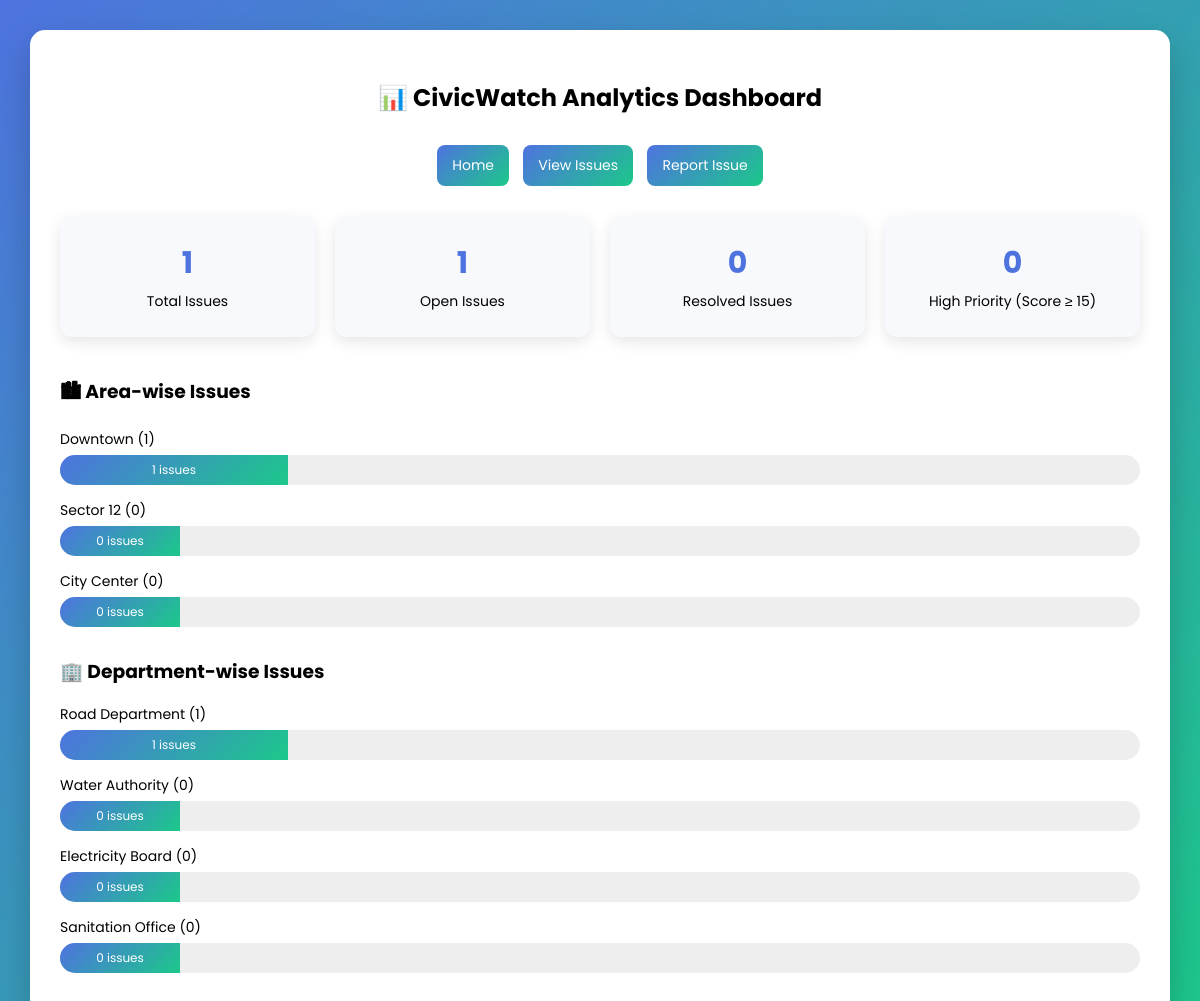
/dashboard/, run on the app's committed database.
### core/models.py (models this page shows, shortened)
class Area(models.Model):
    name = models.CharField(max_length=100)

class Department(models.Model):
    name = models.CharField(max_length=100)

### core/views.py (the view)
# urls.py: path('dashboard/', views.dashboard, name='dashboard'),
def dashboard(request):
    total_issues = Issue.objects.count()
    open_issues = Issue.objects.filter(status='open').count()
    resolved_issues = Issue.objects.filter(status='resolved').count()
    high_priority = Issue.objects.filter(priority_score__gte=15).count()
    area_stats = Area.objects.annotate(issue_count=Count('issue'))
    department_stats = Department.objects.annotate(issue_count=Count('issue'))
    return render(request, "dashboard.html", {
        "total_issues": total_issues,
        "open_issues": open_issues,
        "resolved_issues": resolved_issues,
        "high_priority": high_priority,
        "area_stats": area_stats,
        "department_stats": department_stats,
    })

### core/templates/dashboard.html (shortened to what this page needs)
<!DOCTYPE html>
<html>
<head>
</head>
<body>
<div class="container">
    <h2>📊 CivicWatch Analytics Dashboard</h2>
    <div class="top-links">
        <a href="/" class="btn">Home</a>
        <a href="/issues/" class="btn">View Issues</a>
        <a href="/report/" class="btn">Report Issue</a>
    </div>
    <div class="cards">
        <div class="card">
            <h3>{{ total_issues }}</h3>
            <p>Total Issues</p>
        </div>
        <div class="card">
            <h3>{{ open_issues }}</h3>
            <p>Open Issues</p>
        </div>
        <div class="card">
            <h3>{{ resolved_issues }}</h3>
            <p>Resolved Issues</p>
        </div>
        <div class="card">
            <h3>{{ high_priority }}</h3>
            <p>High Priority (Score ≥ 15)</p>
        </div>
    </div>
    <div class="section">
        <h3>🏙 Area-wise Issues</h3>
        {% for area in area_stats %}
            <div class="bar-container">
                <div class="bar-label">
                    {{ area.name }} ({{ area.issue_count }})
                </div>
                <div class="bar">
                    <div class="bar-fill" style="width: {{ area.issue_count|add:1 }}0%;">
                        {{ area.issue_count }} issues
                    </div>
                </div>
            </div>
        {% empty %}
            <p>No area data available.</p>
        {% endfor %}
    </div>
    <div class="section">
        <h3>🏢 Department-wise Issues</h3>
        {% for dept in department_stats %}
            <div class="bar-container">
                <div class="bar-label">
                    {{ dept.name }} ({{ dept.issue_count }})
                </div>
                <div class="bar">
                    <div class="bar-fill" style="width: {{ dept.issue_count|add:1 }}0%;">
                        {{ dept.issue_count }} issues
                    </div>
                </div>
            </div>
        {% empty %}
            <p>No department data available.</p>
        {% endfor %}
    </div>
</div>
</body>
</html>

### core/templates/dashboard.html (style rules this page uses)
body { margin: 0; font-family: 'Poppins', sans-serif; background: linear-gradient(135deg, #4e73df, #1cc88a); padding: 30px; }
.container { background: white; padding: 30px; border-radius: 15px; box-shadow: 0 15px 35px rgba(0,0,0,0.2); max-width: 1200px; margin: auto; }
h2 { text-align: center; margin-bottom: 25px; }
.top-links { text-align: center; margin-bottom: 25px; }
.btn { display: inline-block; padding: 10px 15px; border-radius: 8px; text-decoration: none; color: white; background: linear-gradient(135deg, #4e73df, #1cc88a); margin: 5px; font-size: 14px; transition: 0.3s; }
.cards { display: grid; grid-template-columns: repeat(auto-fit, minmax(200px, 1fr)); gap: 20px; margin-bottom: 40px; }
.card { background: #f8f9fc; padding: 25px; border-radius: 12px; text-align: center; box-shadow: 0 5px 15px rgba(0,0,0,0.1); }
.card h3 { margin: 0; font-size: 30px; color: #4e73df; }
.card p { margin: 5px 0 0; font-size: 14px; }
.section { margin-top: 30px; }
.bar-container { margin-bottom: 15px; }
.bar-label { margin-bottom: 5px; font-size: 14px; }
.bar { background: #eee; border-radius: 20px; overflow: hidden; }
.bar-fill { background: linear-gradient(135deg, #4e73df, #1cc88a); padding: 6px; color: white; font-size: 12px; text-align: center; }

### data on the page
Area: name "Downtown", issue_count "1"
Area: name "Sector 12", issue_count "0"
Area: name "City Center", issue_count "0"
Department: name "Road Department", issue_count "1"
Department: name "Water Authority", issue_count "0"
Department: name "Electricity Board", issue_count "0"
Department: name "Sanitation Office", issue_count "0"

### other printed values
{{ total_issues }} "1"
{{ open_issues }} "1"
{{ resolved_issues }} "0"
{{ high_priority }} "0"
